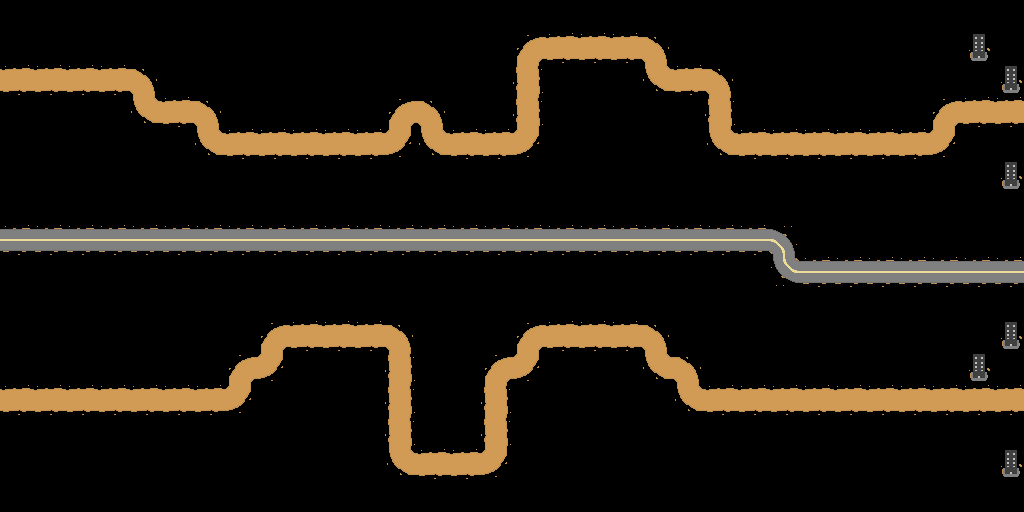

Below is a game level as drawn by its tile map, then a one-line description and the .tmx file that defines it, in full:
An orthogonal 32x16 tile map with 32x32 px tiles, 1 tile layer (Path).

<map version="1.2" tiledversion="1.3.4" orientation="orthogonal" renderorder="right-down" width="32" height="16" tilewidth="32" tileheight="32" infinite="0" nextlayerid="2" nextobjectid="1">
 <tileset firstgid="1" source="../tmx_sets/tileset2.tsx" />
 <layer id="1" name="Path" width="32" height="16">
  <data encoding="csv">
0,0,0,0,0,0,0,0,0,0,0,0,0,0,0,0,0,0,0,0,0,0,0,0,0,0,0,0,0,0,0,0,
0,0,0,0,0,0,0,0,0,0,0,0,0,0,0,0,4,5,5,5,6,0,0,0,0,0,0,0,0,0,11,0,
5,5,5,5,6,0,0,0,0,0,0,0,0,0,0,0,9,0,0,0,10,5,6,0,0,0,0,0,0,0,0,11,
0,0,0,0,10,5,6,0,0,0,0,0,4,6,0,0,9,0,0,0,0,0,9,0,0,0,0,0,0,4,5,5,
0,0,0,0,0,0,10,5,5,5,5,5,12,10,5,5,12,0,0,0,0,0,10,5,5,5,5,5,5,12,0,0,
0,0,0,0,0,0,0,0,0,0,0,0,0,0,0,0,0,0,0,0,0,0,0,0,0,0,0,0,0,0,0,11,
0,0,0,0,0,0,0,0,0,0,0,0,0,0,0,0,0,0,0,0,0,0,0,0,0,0,0,0,0,0,0,0,
3,3,3,3,3,3,3,3,3,3,3,3,3,3,3,3,3,3,3,3,3,3,3,3,2,0,0,0,0,0,0,0,
0,0,0,0,0,0,0,0,0,0,0,0,0,0,0,0,0,0,0,0,0,0,0,0,7,3,3,3,3,3,3,3,
0,0,0,0,0,0,0,0,0,0,0,0,0,0,0,0,0,0,0,0,0,0,0,0,0,0,0,0,0,0,0,0,
0,0,0,0,0,0,0,0,4,5,5,5,6,0,0,0,4,5,5,5,6,0,0,0,0,0,0,0,0,0,0,11,
0,0,0,0,0,0,0,4,12,0,0,0,9,0,0,4,12,0,0,0,10,6,0,0,0,0,0,0,0,0,11,0,
5,5,5,5,5,5,5,12,0,0,0,0,9,0,0,9,0,0,0,0,0,10,5,5,5,5,5,5,5,5,5,5,
0,0,0,0,0,0,0,0,0,0,0,0,9,0,0,9,0,0,0,0,0,0,0,0,0,0,0,0,0,0,0,0,
0,0,0,0,0,0,0,0,0,0,0,0,10,5,5,12,0,0,0,0,0,0,0,0,0,0,0,0,0,0,0,11,
0,0,0,0,0,0,0,0,0,0,0,0,0,0,0,0,0,0,0,0,0,0,0,0,0,0,0,0,0,0,0,0
</data>
 </layer>
</map>
